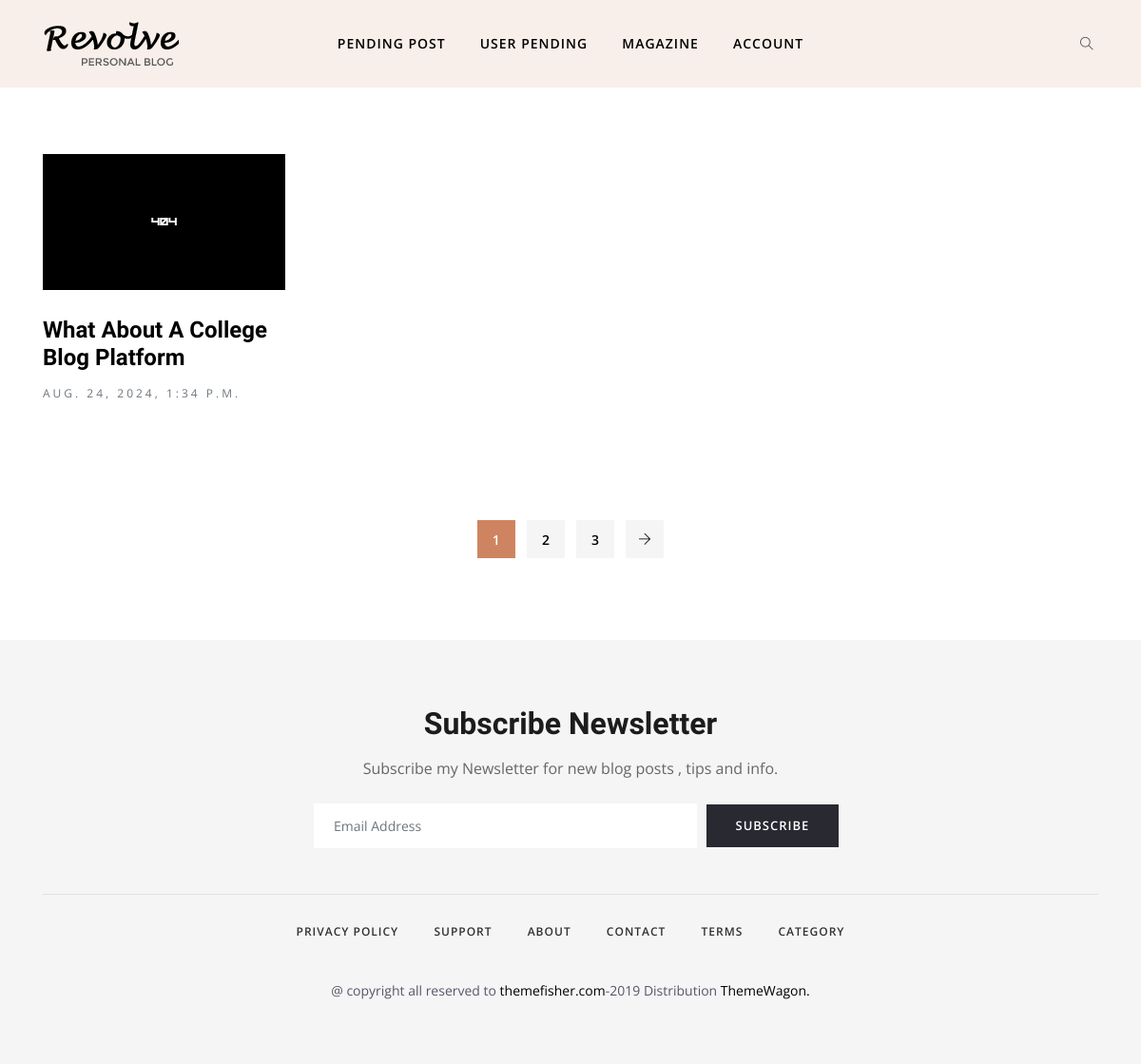
Page /pending on the committed database.
### posts/models.py (models this page shows, shortened)
class post(models.Model):
    STATUS_CHOICES = [
        ('Pending', 'Pending'),
        ('Approved', 'Approved'),
        ('Rejected', 'Rejected'),
    ]
    id = models.AutoField(primary_key=True)
    user = models.ForeignKey('register.Profile', on_delete=models.CASCADE)
    title = models.CharField(max_length=50)
    content = models.TextField()
    blog_picture = models.ImageField(upload_to='blog_pictures/')
    created_at = models.DateTimeField(auto_now_add=True)
    like = models.PositiveIntegerField(default=0)
    status = models.CharField(max_length=10, choices=STATUS_CHOICES, default='Pending')
    admin_comment = models.TextField(blank=True, null=True)
    showing = models.BooleanField(default=True)

### super/views.py (the view)
# urls.py: path('pending',views.pending,name = "pending"),
def pending(request):
    ch = request.user
    prf = Profile.objects.all()
    pst = post.objects.filter(status='Pending')
    return render(request,'pending_post.html',{'key':pst})

### templates/pending_post.html (shortened to what this page needs)
{% load static %}
<!DOCTYPE html>
<html lang="en">
<head>
	<link rel="stylesheet" href={% static "plugins/bootstrap/css/bootstrap.min.css"  %}>
	<link rel="stylesheet" href={% static "plugins/themify/css/themify-icons.css" %}>
	<link rel="stylesheet" href={% static "plugins/slick-carousel/slick-theme.css" %}>
	<link rel="stylesheet" href={% static "plugins/slick-carousel/slick.css" %}>
	<link rel="stylesheet" href={% static "plugins/owl-carousel/owl.carousel.min.css"  %}>
	<link rel="stylesheet" href={% static "plugins/owl-carousel/owl.theme.default.min.css"  %}>
	<link rel="stylesheet" href={% static "plugins/magnific-popup/magnific-popup.css"  %}>
	<link rel="stylesheet" href={% static "css/style.css"  %}>
</head>
<body>
	<header class="header-top bg-grey justify-content-center">
		<div class="container">
			<div class="row align-items-center">
				<div class="col-lg-2 col-md-4 text-center d-none d-lg-block">
					<a class="navbar-brand " href={% url 'adminhome' %}>
						<img src={% static "images/logo.png"  %} alt="" class="img-fluid">
					</a>
				</div>
				<div class="col-lg-8 col-md-12">
					<nav class="navbar navbar-expand-lg navigation-2 navigation">
						<div class="collapse navbar-collapse" id="navbar-collapse">
							<ul id="menu" class="menu navbar-nav mx-auto">
								<li class="nav-item"><a href={% url 'adminhome' %} class="nav-link">Pending Post</a></li>
								<li class="nav-item"><a href={% url 'userpending' %} class="nav-link">User Pending</a></li>
								<li class="nav-item"><a href={% url 'magazine' %} class="nav-link">Magazine</a></li>
								<li class="nav-item dropdown">
									<a class="nav-link dropdown-toggle" href="#" id="navbarDropdown3" role="button" data-toggle="dropdown"
										aria-haspopup="true" aria-expanded="false">
										Account
									</a>
								</li>
							</ul>
						</div>
					</nav>
				</div>
				<div class="col-lg-2 col-md-4 col-6">
					<div class="header-socials-2 text-right d-none d-lg-block">
						<ul class="list-inline mb-0">
							<li class="list-inline-item"><a href={% url 'search' %}><i class="ti-search"></i></a></li>
						</ul>
					</div>
				</div>
			</div>
		</div>
	</header>
	<section class="section-padding">
		<div class="container">
			<div class="row">
				<div class="col-lg-12 col-md-12 col-sm-12 col-xs-12">
					<div class="row">
						{% for item in key %}
						<div class="col-lg-3 col-md-6">
							<article class="post-grid mb-5">
								<a class="post-thumb mb-4 d-block" href={% url 'single' item.id %}>
									<img src={{ item.blog_picture.url }} alt="" class="img-fluid w-100">
								<h3 class="post-title mt-1"><a href={% url 'single' item.id %}>{{ item.title }}</a></h3>
								<span class="text-muted letter-spacing text-uppercase font-sm">{{ item.created_at}}</span>
							</article>
						</div>
						{% endfor %}
					</div>
				</div>
				<div class="m-auto">
					<div class="pagination mt-5 pt-4">
						<ul class="list-inline ">
							<li class="list-inline-item"><a href="#" class="active">1</a></li>
							<li class="list-inline-item"><a href="#">2</a></li>
							<li class="list-inline-item"><a href="#">3</a></li>
							<li class="list-inline-item"><a href="#" class="prev-posts"><i
										class="ti-arrow-right"></i></a></li>
						</ul>
					</div>
				</div>
			</div>
		</div>
	</section>
	<section class="footer-2 section-padding gray-bg pb-5">
		<div class="container">
			<div class="row justify-content-center">
				<div class="col-lg-6">
					<div class="subscribe-footer text-center">
						<div class="form-group mb-0">
							<h2 class="mb-3">Subscribe Newsletter</h2>
							<p class="mb-4">Subscribe my Newsletter for new blog posts , tips and info.
							<p>
							<div class="form-group form-row align-items-center mb-0">
								<div class="col-sm-9">
									<input type="email" class="form-control" placeholder="Email Address">
								</div>
								<div class="col-sm-3">
									<a href="#" class="btn btn-dark ">Subscribe</a>
								</div>
							</div>
						</div>
					</div>
				</div>
			</div>
			<div class="footer-btm mt-5 pt-4 border-top">
				<div class="row">
					<div class="col-lg-12">
						<ul class="list-inline footer-socials-2 text-center">
							<li class="list-inline-item"><a href="#">Privacy policy</a></li>
							<li class="list-inline-item"><a href="#">Support</a></li>
							<li class="list-inline-item"><a href="#">About</a></li>
							<li class="list-inline-item"><a href="#">Contact</a></li>
							<li class="list-inline-item"><a href="#">Terms</a></li>
							<li class="list-inline-item"><a href="#">Category</a></li>
						</ul>
					</div>
				</div>
				<div class="row justify-content-center">
					<div class="col-lg-6">
						<div class="copyright text-center ">
							@ copyright all reserved to <a href="https://themefisher.com/">themefisher.com</a>-2019
							Distribution <a href="https://themewagon.com">ThemeWagon.</a></p>
						</div>
					</div>
				</div>
			</div>
		</div>
	</section>
</body>
</html>

### static/css/style.css (style rules this page uses)
body, p { font-family: "Open Sans", sans-serif; line-height: 26px; font-size: 16px; text-rendering: optimizeLegibility; color: #666; font-weight: 400; }
html { overflow-x: hidden; width: 100%; height: 100%; }
h1, .h1, h2, .h2, h3, .h3, h4, .h4, h5, .h5, h6, .h6 { color: #1c1c1c; font-weight: 600; font-family: "Unna", serif; }
h2, .h2 { font-size: 32px; line-height: 36px; font-weight: 700; }
h3, .h3 { font-size: 24px; font-weight: 700; }
body { background: #fff; color: #575769; }
html, body { height: 100%; }
a { transition: all 0.3s ease-in-out; color: #000; }
a:link, a:visited { text-decoration: none; }
.section-padding { padding: 70px 0; position: relative; }
.form-control { box-shadow: none; border: 1px solid transparent; padding: 12px 20px; background: #f0f1f4; font-size: 14px; border-radius: 2px; }
.btn { border-radius: 0px; padding: 10px 30px; font-weight: 600; text-transform: uppercase; color: #fff; transition: 350ms; letter-spacing: 1px; font-size: 13px; border: 1px solid transparent; }
.btn-dark { background: #292931; }
.letter-spacing { letter-spacing: 3px; }
.font-sm { font-size: 12px !important; }
.bg-grey { background: #f8efea; }
.gray-bg { background: #f5f5f5; }
.navigation .menu { padding: 0px; }
.navigation .menu li { text-align: left; padding: 0px 10px; }
.navigation .menu li a { color: #000; display: inline-block; line-height: 26px; letter-spacing: 1px; }
.navigation .menu .dropdown-toggle::after { display: none; }
.navigation .menu .dropdown { position: relative; }
.dropdown-toggle::after { display: none; }
.navbar-nav .nav-link { transition: all 500ms ease; -moz-transition: all 500ms ease; -webkit-transition: all 500ms ease; -ms-transition: all 500ms ease; -o-transition: all 500ms ease; font-family: "Open Sans", sans-serif; text-transform: uppercase; font-size: 14px; font-weight: 600; padding: 25px 0px; }
.header-socials-2 a { padding: 0px 5px; font-size: 14px; color: rgba(0, 0, 0, 0.7); }
.header-top { position: relative !important; }
.navigation-2.navigation .nav-link { padding: 25px 8px; }
.pagination ul li a { width: 40px; height: 40px; background: #f5f5f5; display: inline-block; text-align: center; font-weight: 600; padding-top: 8px; font-size: 14px; }
.pagination ul li a.active { background: #ce8460; color: #fff; border-color: #ce8460; }
.post-title { text-transform: capitalize; }
.post-grid span { font-size: 15px; }
.copyright { font-size: 14px; padding-top: 20px; }
.footer-socials li, .footer-socials-2 li { margin: 0px 25px; }
.footer-socials li a, .footer-socials-2 li a { text-transform: uppercase; font-size: 12px; letter-spacing: 1px; font-weight: 600; }
.footer-socials-2 li a { color: #000; opacity: 0.8; }
.subscribe-footer .form-control { background: #fff; }
.subscribe-footer .btn { padding-top: 12px; padding-bottom: 12px; }

### rows in the picture
post: blog_picture (picture), title "What About A College Blog Platform", created_at "AUG. 24, 2024, 1:34 P.M."
